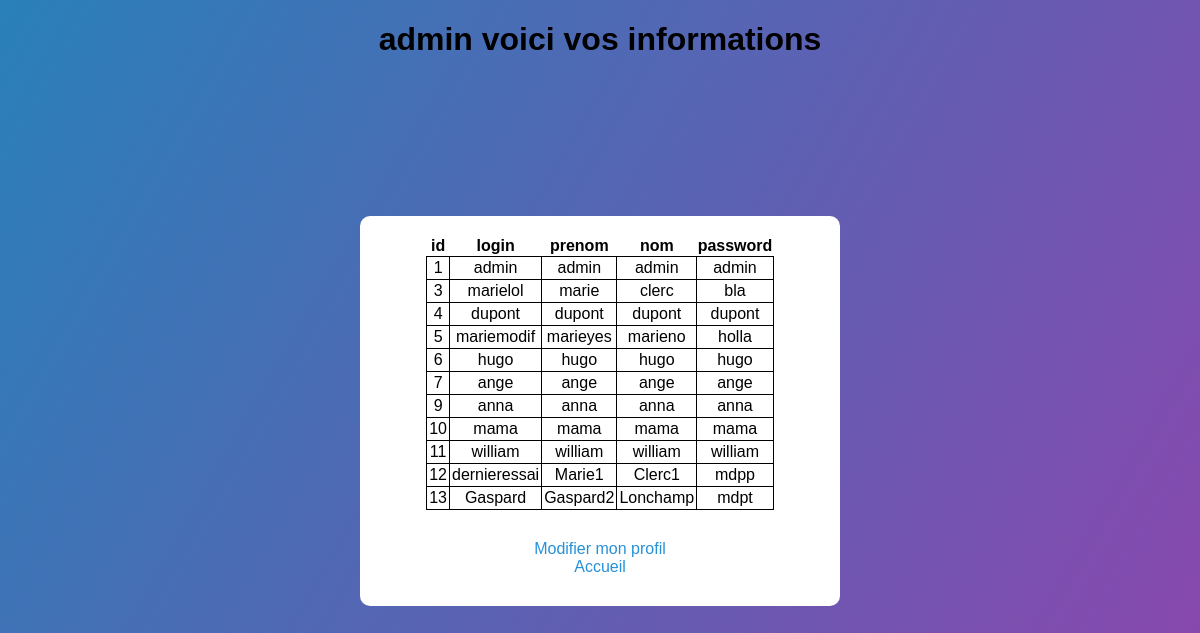
The page /admin.php (signed in) on the database its author committed.
### tables this page shows
CREATE TABLE IF NOT EXISTS `utilisateurs` (
  `id` int(11) NOT NULL AUTO_INCREMENT,
  `login` varchar(255) NOT NULL,
  `prenom` varchar(255) NOT NULL,
  `nom` varchar(255) NOT NULL,
  `password` varchar(255) NOT NULL,
  PRIMARY KEY (`id`)
);

### admin.php (the view, shortened to what this page needs)
<!DOCTYPE html>
<html lang="fr">
<head>
    <link rel="stylesheet" href="style.css">
</head>
<body class="admin">
<?php
    if (!isset($_SESSION['login'])) {
        header ('location: connexion.php');
    }
    else if (isset($_SESSION['login']))
    {
        $login = $_SESSION['login'];
        $db = mysqli_connect('localhost','root', '', 'moduleconnexion');
        if ($login === 'admin')
        {
            $query1 = mysqli_query ($db, 'SELECT * FROM `utilisateurs`');
            $query = mysqli_query ($db, 'SELECT COLUMN_NAME FROM INFORMATION_SCHEMA.COLUMNS WHERE TABLE_NAME=\'utilisateurs\'');
        }
    }
?>
    <h1><?php
            if (isset($_SESSION['login'])) {
                echo  $_SESSION['login'];
            }
        ?>
         voici vos informations
    </h1>
    <div class="center table">
        <table>
            <thead>
                <tr>
                    <?php
                        while (( $nomchamp = mysqli_fetch_assoc($query))  != NULL)
                        {
                            foreach ($nomchamp as $key => $value)
                            {
                                echo '<th>' .$value. '</th>';
                            }
                        }
                    ?>
                </tr>
            </thead>
            <tbody>
                <?php
                    if ($_SESSION['login'] == 'admin')
                    {
                        while (( $all_result = mysqli_fetch_assoc($query1))  != NULL)
                        {
                        echo '<tr>';
                        foreach ( $all_result as $key => $value)
                        {
                            echo '<td>' .$value.'</td>';
                        }
                        echo '</tr>';
                        }
                    }
                ?>
            </tbody>
        </table>
        <div class="signup_link">
            <a href="profil.php">Modifier mon profil</a> <br>
            <a href="index.php">Accueil</a>
        </div>
    </div>
</body>
</html>

### style.css (style rules this page uses)
body { margin: 0; padding: 0; font-family: Verdana, Geneva, Tahoma, sans-serif; background: linear-gradient(120deg, #2980b9, #8e44ad); background-attachment: fixed; height: 100vh; }
.admin { text-align: center; }
table { border-collapse: collapse; width: fit-content; margin: auto; margin-top: 20px; }
.table table td { border: 1px solid black; text-align: center; padding: 2px; }
.center { position: absolute; top: 50%; left: 50%; transform: translate(-50%,-50%); width: 40%; background-color: white; border-radius: 10px; }
.signup_link { margin: 30px 0; text-align: center; font-size: 16px; color: #666666; }
.signup_link a { color: #2691d9; text-decoration: none; }

### rows shown on the page
utilisateurs: id "1", login "admin", prenom "admin", nom "admin", password "admin"
utilisateurs: id "3", login "marielol", prenom "marie", nom "clerc", password "bla"
utilisateurs: id "4", login "dupont", prenom "dupont", nom "dupont", password "dupont"
utilisateurs: id "5", login "mariemodif", prenom "marieyes", nom "marieno", password "holla"
utilisateurs: id "6", login "hugo", prenom "hugo", nom "hugo", password "hugo"
utilisateurs: id "7", login "ange", prenom "ange", nom "ange", password "ange"
utilisateurs: id "9", login "anna", prenom "anna", nom "anna", password "anna"
utilisateurs: id "10", login "mama", prenom "mama", nom "mama", password "mama"
utilisateurs: id "11", login "william", prenom "william", nom "william", password "william"
utilisateurs: id "12", login "dernieressai", prenom "Marie1", nom "Clerc1", password "mdpp"
utilisateurs: id "13", login "Gaspard", prenom "Gaspard2", nom "Lonchamp", password "mdpt"

### other values the page prints
$_SESSION['login'] "admin"
$value "id"
$value "login"
$value "prenom"
$value "nom"
$value "password"
